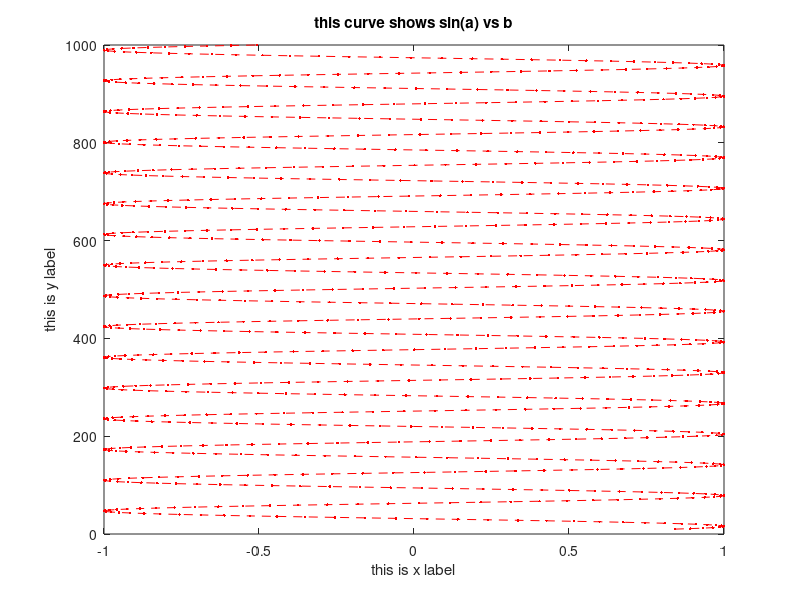

Recreate this plot in MATLAB.
%% This program created befor exam day
% this program shows a how to create a 2d plot in mathlab platform
a=1:.1:100
b=10:1:1000
plot(sin(a),b,'r.--')
xlabel('this is x label')
ylabel('this is y label')
title('this curve shows sin(a) vs b')

